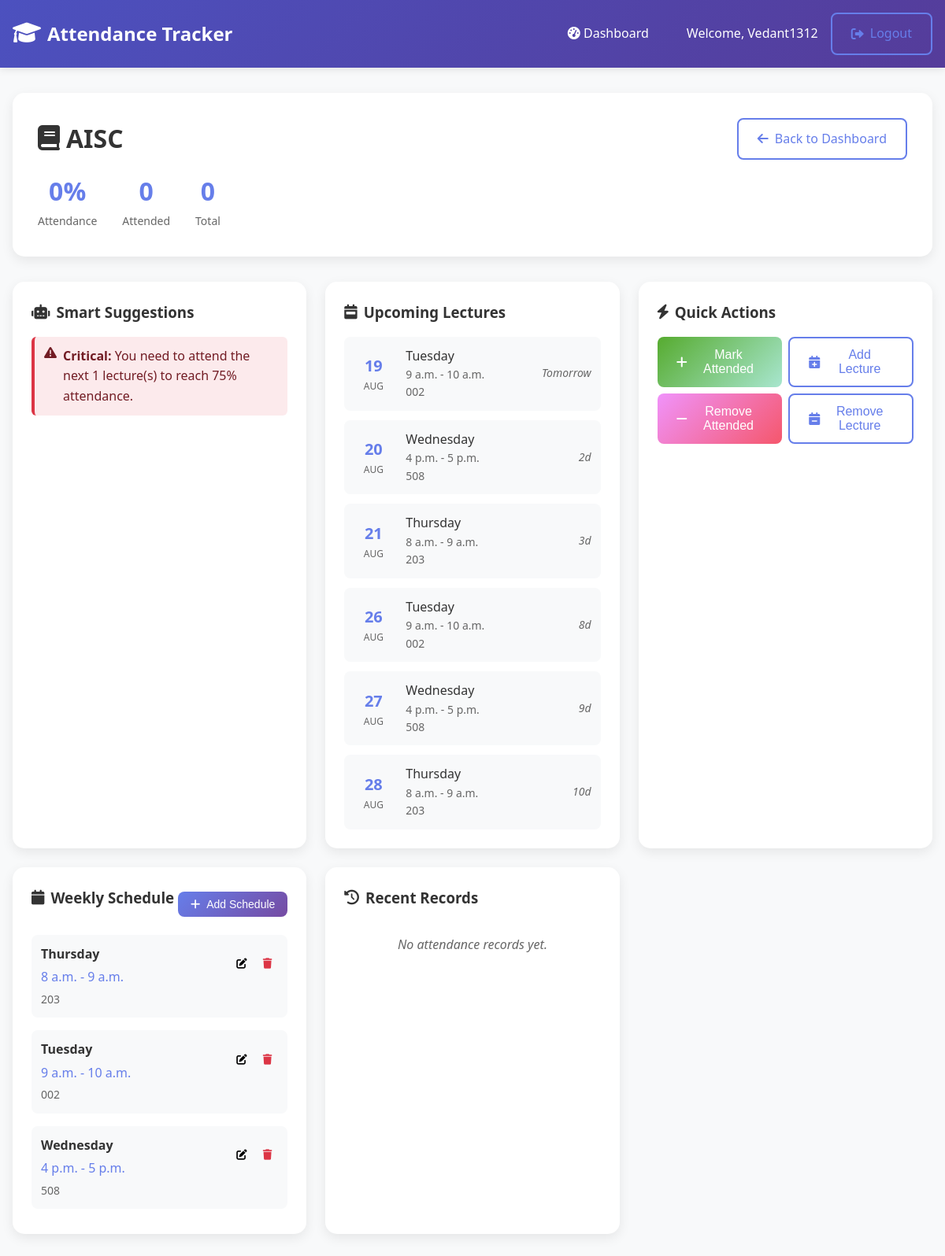
The page /course/16/ (signed in) on the database its author committed.
### tracker/models.py (models this page shows, shortened)
class Course(models.Model):
    user = models.ForeignKey(User, on_delete=models.CASCADE)
    name = models.CharField(max_length=200)
    total_lectures = models.IntegerField(default=0, validators=[MinValueValidator(0)])
    attended_lectures = models.IntegerField(default=0, validators=[MinValueValidator(0)])
    is_regular = models.BooleanField(default=False, help_text="Is this a regular course with scheduled lectures?")
    created_at = models.DateTimeField(auto_now_add=True)
    updated_at = models.DateTimeField(auto_now=True)
    class Meta:
        unique_together = ['user', 'name']
    @property
    def attendance_percentage(self):
        if self.total_lectures == 0:
            return 0
        return round((self.attended_lectures / self.total_lectures) * 100, 2)
    @property
    def is_below_threshold(self):
        return self.attendance_percentage < 75
    def lectures_needed_for_75_percent(self):
        if self.attendance_percentage >= 75:
            return 0
        current_total = self.total_lectures
        current_attended = self.attended_lectures
        if current_total == 0:
            return 1
        required = math.ceil((0.75 * current_total - current_attended) / 0.25)
        return max(0, required)
    def lectures_can_skip(self):
        if self.total_lectures == 0:
            return 0
        max_total = self.attended_lectures / 0.75
        can_skip = int(max_total - self.total_lectures)
        return max(0, can_skip)
    def get_next_lectures(self, days=7):
        today = timezone.now().date()
        end_date = today + timedelta(days=days)
        upcoming = []
        schedules = self.schedules.all()
        current_date = today
        while current_date <= end_date:
            day_name = current_date.strftime('%A').lower()
            for schedule in schedules:
                if schedule.day_of_week == day_name:
                    upcoming.append({
                        'date': current_date,
                        'schedule': schedule,
                        'is_today': current_date == today,
                        'days_from_now': (current_date - today).days
                    })
            current_date += timedelta(days=1)
        return sorted(upcoming, key=lambda x: x['date'])

class LectureSchedule(models.Model):
    DAYS_OF_WEEK = [
        ('monday', 'Monday'),
        ('tuesday', 'Tuesday'),
        ('wednesday', 'Wednesday'),
        ('thursday', 'Thursday'),
        ('friday', 'Friday'),
        ('saturday', 'Saturday'),
        ('sunday', 'Sunday'),
    ]
    course = models.ForeignKey(Course, on_delete=models.CASCADE, related_name='schedules')
    day_of_week = models.CharField(max_length=10, choices=DAYS_OF_WEEK)
    start_time = models.TimeField()
    end_time = models.TimeField()
    room = models.CharField(max_length=100, blank=True, help_text="Classroom or location")
    professor = models.CharField(max_length=100, blank=True, help_text="Professor name")
    class Meta:
        unique_together = ['course', 'day_of_week', 'start_time']
        ordering = ['day_of_week', 'start_time']

### tracker/views.py (the view)
# urls.py: path('course/<int:course_id>/', views.course_detail, name='course_detail'),
@login_required
def course_detail(request, course_id):
    course = get_object_or_404(Course, id=course_id, user=request.user)
    schedules = LectureSchedule.objects.filter(course=course)
    recent_records = AttendanceRecord.objects.filter(course=course)[:10]
    upcoming_lectures = course.get_next_lectures(days=14) if course.is_regular else []
    context = {
        'course': course,
        'schedules': schedules,
        'recent_records': recent_records,
        'upcoming_lectures': upcoming_lectures,
        'lectures_needed': course.lectures_needed_for_75_percent() if course.is_regular else 0,
        'lectures_can_skip': course.lectures_can_skip() if course.is_regular else 0,
        'days_of_week': LectureSchedule.DAYS_OF_WEEK,
    }
    return render(request, 'tracker/course_detail.html', context)

### templates/tracker/course_detail.html (shortened to what this page needs)
{% extends 'base.html' %}
{% block content %}
<div class="course-detail">
    <div class="course-detail-header">
        <div class="course-info">
            <h1><i class="fas fa-book"></i> {{ course.name }}</h1>
            <div class="course-stats">
                <div class="stat-item">
                    <span class="stat-value">{{ course.attendance_percentage }}%</span>
                    <span class="stat-label">Attendance</span>
                </div>
                <div class="stat-item">
                    <span class="stat-value">{{ course.attended_lectures }}</span>
                    <span class="stat-label">Attended</span>
                </div>
                <div class="stat-item">
                    <span class="stat-value">{{ course.total_lectures }}</span>
                    <span class="stat-label">Total</span>
                </div>
            </div>
        </div>
        <a href="{% url 'dashboard' %}" class="btn btn-outline">
            <i class="fas fa-arrow-left"></i> Back to Dashboard
        </a>
    </div>
    <div class="course-detail-grid">
        <div class="detail-card">
            <h3><i class="fas fa-robot"></i> Smart Suggestions</h3>
            {% if course.is_below_threshold %}
                <div class="suggestion critical">
                    <i class="fas fa-exclamation-triangle"></i>
                    <div>
                        <strong>Critical:</strong> You need to attend the next {{ lectures_needed }} lecture(s) to reach 75% attendance.
                    </div>
                </div>
            {% endif %}
        </div>
        <div class="detail-card">
            <h3><i class="fas fa-calendar-week"></i> Upcoming Lectures</h3>
            {% if upcoming_lectures %}
                <div class="upcoming-lectures-list">
                    {% for lecture_info in upcoming_lectures %}
                    <div class="upcoming-lecture-item">
                        <div class="upcoming-date">
                            <div class="date-day">{{ lecture_info.date|date:"d" }}</div>
                            <div class="date-month">{{ lecture_info.date|date:"M" }}</div>
                        </div>
                        <div class="upcoming-details">
                            <div class="upcoming-day">{{ lecture_info.schedule.get_day_of_week_display }}</div>
                            <div class="upcoming-time">{{ lecture_info.schedule.start_time }} - {{ lecture_info.schedule.end_time }}</div>
                            {% if lecture_info.schedule.room %}
                                <div class="upcoming-room">{{ lecture_info.schedule.room }}</div>
                            {% endif %}
                        </div>
                        <div class="upcoming-actions">
                            {% if lecture_info.is_today %}
                                <button class="btn btn-sm btn-success" onclick="markAttendanceForDate({{ course.id }}, '{{ lecture_info.date|date:"Y-m-d" }}', true)">
                                    Present
                                </button>
                            {% else %}
                                <span class="days-away">
                                    {% if lecture_info.days_from_now == 1 %}
                                        Tomorrow
                                    {% else %}
                                        {{ lecture_info.days_from_now }}d
                                    {% endif %}
                                </span>
                            {% endif %}
                        </div>
                    </div>
                    {% endfor %}
                </div>
            {% else %}
                <p class="empty-message">No upcoming lectures scheduled.</p>
            {% endif %}
        </div>
        <div class="detail-card">
            <h3><i class="fas fa-bolt"></i> Quick Actions</h3>
            <div class="action-buttons">
                <button class="btn btn-success" onclick="updateAttendance({{ course.id }}, 'increment')">
                    <i class="fas fa-plus"></i> Mark Attended
                </button>
                <button class="btn btn-outline" onclick="updateAttendance({{ course.id }}, 'add_total')">
                    <i class="fas fa-calendar-plus"></i> Add Lecture
                </button>
                <button class="btn btn-warning" onclick="updateAttendance({{ course.id }}, 'decrement')">
                    <i class="fas fa-minus"></i> Remove Attended
                </button>
                <button class="btn btn-outline" onclick="updateAttendance({{ course.id }}, 'remove_total')">
                    <i class="fas fa-calendar-minus"></i> Remove Lecture
                </button>
            </div>
        </div>
        <div class="detail-card">
            <div class="card-header">
                <h3><i class="fas fa-calendar"></i> Weekly Schedule</h3>
                {% if course.is_regular %}
                <button class="btn btn-sm btn-primary" onclick="openAddScheduleModal()">
                    <i class="fas fa-plus"></i> Add Schedule
                </button>
                {% endif %}
            </div>
            {% if schedules %}
                <div class="schedule-list">
                    {% for schedule in schedules %}
                    <div class="schedule-item">
                        <div class="schedule-info">
                            <div class="schedule-day">{{ schedule.get_day_of_week_display }}</div>
                            <div class="schedule-time">{{ schedule.start_time }} - {{ schedule.end_time }}</div>
                            {% if schedule.room %}
                                <div class="schedule-room">{{ schedule.room }}</div>
                            {% endif %}
                        </div>
                        <div class="schedule-actions">
                            <button class="btn-icon" onclick="openEditScheduleModal({{ schedule.id }}, '{{ schedule.day_of_week }}', '{{ schedule.start_time }}', '{{ schedule.end_time }}', '{{ schedule.room }}', '{{ schedule.professor }}')" title="Edit">
                                <i class="fas fa-edit"></i>
                            </button>
                            <button class="btn-icon text-danger" onclick="deleteSchedule({{ schedule.id }})" title="Delete">
                                <i class="fas fa-trash"></i>
                            </button>
                        </div>
                    </div>
                    {% endfor %}
                </div>
            {% endif %}
        </div>
        <div class="detail-card">
            <h3><i class="fas fa-history"></i> Recent Records</h3>
            {% if recent_records %}
                <div class="records-list">
                    {% for record in recent_records %}
                    <div class="record-item">
                        <div class="record-date">{{ record.date }}</div>
                        <div class="record-status {% if record.attended %}present{% else %}absent{% endif %}">
                            {% if record.attended %}
                                <i class="fas fa-check"></i> Present
                            {% else %}
                                <i class="fas fa-times"></i> Absent
                            {% endif %}
                        </div>
                    </div>
                    {% endfor %}
                </div>
            {% else %}
                <p class="empty-message">No attendance records yet.</p>
            {% endif %}
        </div>
    </div>
</div>
{% endblock %}

### templates/base.html (shortened to what this page needs)
<!DOCTYPE html>
<html lang="en">
<head>
    {% load static %}
    <link href="https://cdnjs.cloudflare.com/ajax/libs/font-awesome/6.0.0/css/all.min.css" rel="stylesheet">
    <link rel="stylesheet" href="{% static 'css/style.css' %}">
</head>
<body>
    <nav class="navbar">
        <div class="nav-container">
            <div class="nav-brand">
                <i class="fas fa-graduation-cap"></i>
                <span>Attendance Tracker</span>
            </div>
            {% if user.is_authenticated %}
            <div class="nav-menu">
                <a href="{% url 'dashboard' %}" class="nav-link">
                    <i class="fas fa-tachometer-alt"></i> Dashboard
                </a>
                <div class="nav-user">
                    <span>Welcome, {{ user.username }}</span>
                    <a href="{% url 'logout' %}" class="btn btn-outline">
                        <i class="fas fa-sign-out-alt"></i> Logout
                    </a>
                </div>
            </div>
            {% endif %}
        </div>
    </nav>
    <main class="main-content">
        {% block content %}
        {% endblock %}
    </main>
</body>
</html>

### rows shown on the page
Course: name "AISC", attendance_percentage "0", attended_lectures "0", total_lectures "0"
LectureSchedule: date "19", date "AUG", schedule.day_of_week "Tuesday", schedule.start_time "9 a.m.", schedule.end_time "10 a.m.", schedule.room "002", shows "Tomorrow", date "26", days_from_now "8", day_of_week "Tuesday", start_time "9 a.m.", end_time "10 a.m.", room "002"
LectureSchedule: date "20", date "AUG", schedule.day_of_week "Wednesday", schedule.start_time "4 p.m.", schedule.end_time "5 p.m.", schedule.room "508", days_from_now "2", date "27", days_from_now "9", day_of_week "Wednesday", start_time "4 p.m.", end_time "5 p.m.", room "508"
LectureSchedule: date "21", date "AUG", schedule.day_of_week "Thursday", schedule.start_time "8 a.m.", schedule.end_time "9 a.m.", schedule.room "203", days_from_now "3", date "28", days_from_now "10", day_of_week "Thursday", start_time "8 a.m.", end_time "9 a.m.", room "203"

### other values the page prints
{{ user.username }} "Vedant1312"
{{ lectures_needed }} "1"
